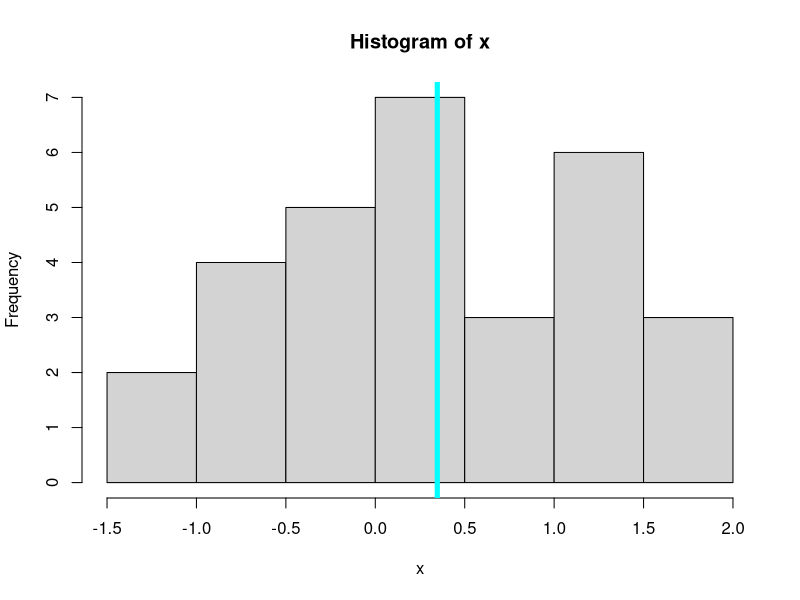

Write R code to recreate this figure. (Note: this script raises an error after producing the figure.)
#* plotRandomHistogram.R
#*
#* Author: Josh Barker
#* 
#* Purpose:
#*    A function that will generate
#*    a sample of Normal "observations"
#*    and plot the histogram of that data.
#*    
#*  Inputs:
#*    num_pts = the number of observations
#*              to randomly generate
#*    mu = the theoretical mean of the Normal
#*         distribution that generates my data
#*    sigma = the theoretical standard deviation
#*    seed = an optional random number generator
#*           seed value, defaults to NULL
#*    meanColor = the color of line corresponding
#*                to the sample mean of the data
#*    Output:
#*       A histogram of the generated data
#*          is drawn.
#*       A list with the following elements:
#*         Random_obs = a vector with the randomly 
#*                      generated data
#*         Mean_Random_obs = sample mean corresponding to 
#*                           the randomly generated data
#*         SD_Random_obs = corresponding standard deviation

plotRandomHistogram <- function(num_pts = 30, mu=0, sigma=1, seed=NULL, meanColor="cyan") {
  set.seed(seed)
  x <- rnorm(num_pts, mean=mu, sd=sigma)
  mean_x <- mean(x)
  hist(x)
  abline(v=mean_x, lwd=5, col= meanColor)
  
  ## In R, in a function, the output from
  ## the last line is automatically returned
  #x   i did this because i did not want to keep seeing every data point
  list(Random_obs = x,
       Mean_Random_obs = mean_x,
       SD_Random_obs = sd(x))
}

plotRandomHistogram()
plotRandom(seed=5)
plotRandom(seed=6)
plotRandomHistogram(seed=19, num_pts = 1000000, meanColor = "cyan")
plotRandomHistogram(num_pts = 1000, meanColor = "cyan")
my_output <- plotRandomHistogram(seed=5, num_pts = 200, mu=70, sigma=2.5, meanColor = "goldenrod")
my_output$Mean_Random_obs
